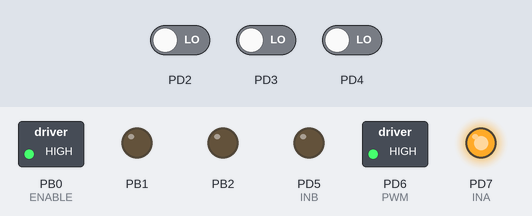
Recording of a program running on a simulated ATmega328P, built with avr-gcc and emulated at 16 MHz. Parts: switched loads named in the program (green lamp = pin HIGH), output pins drawn as LEDs (lit = HIGH). The test bench sets the inputs (shaded band); at power-on: PD2 LOW, PD3 LOW, PD4 LOW. What the program prints to the serial monitor is not drawn.

Above: at 1.2 s.
1.3 s: PD2 driven HIGH
Timing chart, 0 to 4.3 s (numbered marks = the images above; inputs shaded):
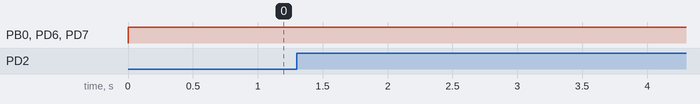

Measured:
- after the input at 1.3 s, every drawn part: stays the same

The program:

main.c
```c
/*
 * roatry_encoder_motor.cpp
 *
 * Created: 7/26/2016 2:21:52 PM
 * Author : David Michelman, daweim0@gmail.com
 */

#define F_CPU 16000000UL // 16 MHz clock speed
#define bit_get(p,m) ((p) & (m))
#define bit_set(p,m) ((p) |= (m))
#define bit_clear(p,m) ((p) &= ~(m))


#include <avr/io.h>
#include <util/delay.h>
#include <avr/interrupt.h>
#include <stdio.h>

#define INA (1 << PORTD7)
#define PWM (1 << PORTD6)
#define INB (1 << PORTD5)
#define ENABLE (1 << PORTB0)
#define STEPS_PER_REV 2400  //The nuber of pulses per revoltuion from the rotary encoder


//None of these variables probably need to be volatile, but it makes debugging easier
// by not letting the compiler optimize them away.
volatile int32_t steps;
volatile char pins;
volatile int32_t time;


volatile float h1 = 1.0;
volatile float h2 = 1.0;
volatile float y1 = 0.0;
volatile float y2 = 0.0;
volatile float y3 = 0.0;
volatile float target_acceleration = 0.2;
volatile float ddx = 0;


int usart_putchar_printf(char var, FILE *stream);
void USART0SendByte(char u8Data);
uint8_t USART0ReceiveByte(void);
uint8_t USART0HasNext(void);

//Used by printf()
static FILE mystdout = FDEV_SETUP_STREAM(usart_putchar_printf, NULL, _FDEV_SETUP_WRITE);

const char *byte_to_binary(int x)
{
	static char b[9];
	b[0] = '\0';

	int z;
	for (z = 128; z > 0; z >>= 1)
	{
		strcat(b, ((x & z) == z) ? "1" : "0");
	}

	return b;
}

int main(void)
{

	EICRA |= (1 << ISC00) | (1 << ISC10);
	EIMSK |= (1 << INT0) | (1 << INT1);
	//DDRD = 0x00;

	USART0Init();

	//Start timer without prescaller
	TCNT1 = 0;
	TCCR1B|= 1 << CS10 | 1 << CS11;

	//Set up printf
	stdout = &mystdout;

	//
	DDRB |= (1 << PORTB2);
	DDRB |= (1 << PORTB1);

	DDRB |= ENABLE;
	DDRD |= INA | INB | PWM;
	PORTD |= INA;
	PORTB |= ENABLE;
	printf("alive");

	sei();

	steps = 0;

	while(1)
	{

		//if(USART0HasNext()) {
			//int8_t dataRaw = USART0ReceiveByte();
			//target_acceleration = (float) dataRaw / 10.0;
		//}

		//Read the current time and reset the timer
		uint16_t current_dt = TCNT1;
		TCNT1 = 0;

		//Calculate the angular acceleration of the elbow joint
		y1 = y2;
		y2 = y3;
		y3 = (float) steps / STEPS_PER_REV;
		h1 = h2;
		h2 = (float) current_dt / (F_CPU/ 64);

		ddx = 4 * (y3 - 2 * y2 + y1) / ((h1 + h2) * (h1 + h2));

		//Change the applied torque accordingly. This part needs serious tuning or
		// a complete rewrite
		if(target_acceleration < ddx) {
			PORTD &= ~INA;
			PORTD |= INB;
			PORTD |= PWM;
		}
		else {
			PORTD |= INA;
			PORTD &= ~INB;
			PORTD |= PWM;
		}

		//if(target_acceleration > 0) {
			//PORTD |= INA;
			//PORTD &= ~INB;
			//if(target_acceleration > ddx) {
				//PORTD &= ~PWM;
			//}
			//else {
				//PORTD |= PWM;
			//}
		//}
		//else {
			//PORTD &= ~INA;
			//PORTD |= INB;
			//if(target_acceleration < ddx) {
				//PORTD &= ~PWM;
			//}
			//else {
				//PORTD |= PWM;
			//}
		//}

		//PORTD &= ~INB;
		//PORTD |= INA;
		//PORTD |= PWM;
		//_delay_ms(5);
		//
		//PORTD &= ~INA;
		//PORTD |= INB;
		//PORTD |= PWM;
		//_delay_ms(5);


		printf("% 2i ", steps);
		//printf(" %s \r\n", byte_to_binary(pins));
		printf(", %f", h2);
		printf(", %f \r\n", ddx);
		_delay_ms(50);
	}
}


void USART0Init(void) {
	// Set baud rate
	UBRR0H = 0;
	UBRR0L = 34;
	// Set frame format to 8 data bits, no parity, 1 stop bit
	UCSR0C |= (1<<UCSZ01)|(1<<UCSZ00);
	//enable transmission and reception
	UCSR0B |= (1<<RXEN0)|(1<<TXEN0);
	UCSR0A |= (1<<U2X0);   /* double speed */
}

void USART0SendByte(char u8Data) {
	//wait while previous byte is completed
	while(!(UCSR0A&(1<<UDRE0))){};
	// Transmit data
	UDR0 = u8Data;
}

uint8_t USART0ReceiveByte() {
	// Wait for byte to be received
	while(!(UCSR0A&(1<<RXC0))){};
	// Return received data
	return UDR0;
}

uint8_t USART0HasNext() {
	return UCSR0A&(1<<RXC0);
}


int usart_putchar_printf(char var, FILE *stream) {
	USART0SendByte(var);
	return 0;
}


//Capture rotary encoder output
ISR (INT0_vect, ISR_NOBLOCK) {
	cli();
	_delay_us(2);
	pins = PIND;
	pins &= (1 << PORTD2) | (1 << PORTD3);
	//if(bit_get(pins, 1 << PORTD2)) {
		//PORTB |= 1 << PORTB2;
	//}
	//else {
		//PORTB &= ~(1 << PORTB2);
	//}

 	//if(pins & ~(1 << PORTD2)) {
		//steps += 1;
		//PORTB |= 1 << PORTB1;
		//_delay_us(500);
		//PORTB &= ~(1 << PORTB1);
	//}
	//else {
		//steps -= 1;
		//PORTB |= 1 << PORTB2;
		//_delay_us(500);
		//PORTB &= ~(1 << PORTB2);
	//}
	if(bit_get(pins, 1 << PORTD2)) {
		 // pin 3 is high
		 if(bit_get(pins, 1 << PORTD3)) {
			 // pin 4 is high
			 steps -= 1;
		 }
		 else {
			 // pin 4 is low
			 steps += 1;
		 }
	}

	else {
		// pin 3 is low
		if(bit_get(pins, 1 << PORTD3)) {
			// pin 4 is high
			steps += 1;
		}
		else {
			// pin 4 is low
			steps -= 1;
		}
	}

}

//Capture rotary encoder output
ISR (INT1_vect) {
	cli();
	_delay_us(2);
	pins = PIND;
	pins &= (1 << PORTD2) | (1 << PORTD3);
	if(bit_get(pins, 1 << PORTD2)) {
		// pin 3 is high
		if(bit_get(pins, 1 << PORTD3)) {
			// pin 4 is high
			steps += 1;
		}
		else {
			// pin 4 is low
			steps -= 1;
		}
	}

	else {
		// pin 3 is low
		if(bit_get(pins, 1 << PORTD3)) {
			// pin 4 is high
			steps -= 1;
		}
		else {
			// pin 4 is low
			steps += 1;
		}
	}
}
```
